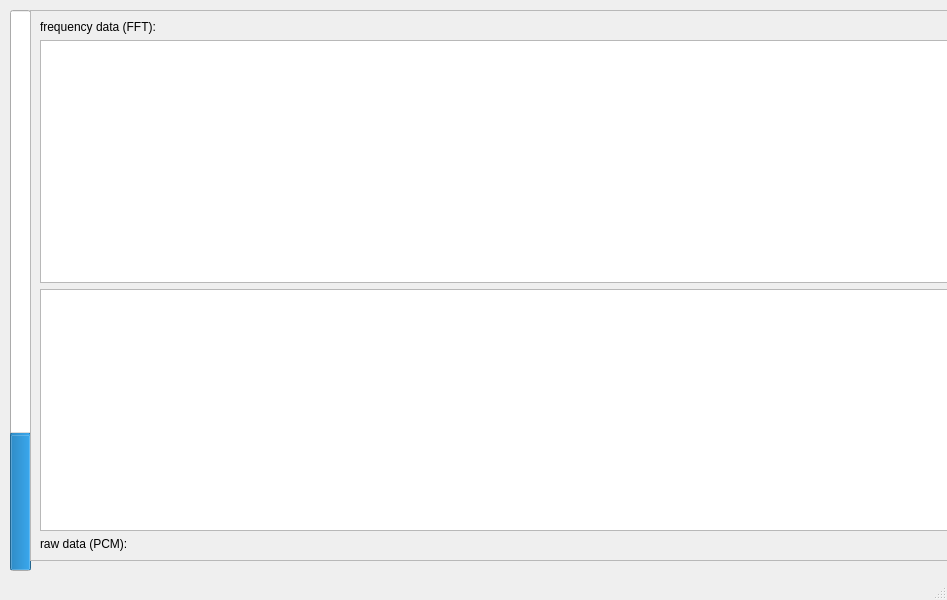
<?xml version="1.0" encoding="UTF-8"?>
<ui version="4.0">
 <class>MainWindow</class>
 <widget class="QMainWindow" name="MainWindow">
  <property name="geometry">
   <rect>
    <x>0</x>
    <y>0</y>
    <width>947</width>
    <height>600</height>
   </rect>
  </property>
  <property name="windowTitle">
   <string>MainWindow</string>
  </property>
  <widget class="QWidget" name="centralwidget">
   <widget class="QProgressBar" name="progressBar">
    <property name="enabled">
     <bool>true</bool>
    </property>
    <property name="geometry">
     <rect>
      <x>10</x>
      <y>10</y>
      <width>21</width>
      <height>561</height>
     </rect>
    </property>
    <property name="sizePolicy">
     <sizepolicy hsizetype="Fixed" vsizetype="Expanding">
      <horstretch>0</horstretch>
      <verstretch>0</verstretch>
     </sizepolicy>
    </property>
    <property name="toolTip">
     <string/>
    </property>
    <property name="layoutDirection">
     <enum>Qt::LeftToRight</enum>
    </property>
    <property name="autoFillBackground">
     <bool>false</bool>
    </property>
    <property name="value">
     <number>24</number>
    </property>
    <property name="orientation">
     <enum>Qt::Vertical</enum>
    </property>
   </widget>
   <widget class="QFrame" name="frame">
    <property name="geometry">
     <rect>
      <x>30</x>
      <y>10</y>
      <width>931</width>
      <height>551</height>
     </rect>
    </property>
    <property name="frameShape">
     <enum>QFrame::StyledPanel</enum>
    </property>
    <property name="frameShadow">
     <enum>QFrame::Raised</enum>
    </property>
    <layout class="QVBoxLayout" name="verticalLayout">
     <item>
      <widget class="QLabel" name="label">
       <property name="text">
        <string>frequency data (FFT):</string>
       </property>
      </widget>
     </item>
     <item>
      <widget class="PlotWidget" name="grFFT"/>
     </item>
     <item>
      <widget class="PlotWidget" name="grPCM"/>
     </item>
     <item>
      <widget class="QLabel" name="label_2">
       <property name="text">
        <string>raw data (PCM):</string>
       </property>
      </widget>
     </item>
    </layout>
   </widget>
  </widget>
  <widget class="QMenuBar" name="menubar">
   <property name="geometry">
    <rect>
     <x>0</x>
     <y>0</y>
     <width>947</width>
     <height>23</height>
    </rect>
   </property>
  </widget>
  <widget class="QStatusBar" name="statusbar"/>
 </widget>
 <customwidgets>
  <customwidget>
   <class>PlotWidget</class>
   <extends>QGraphicsView</extends>
   <header>pyqtgraph</header>
  </customwidget>
 </customwidgets>
 <resources/>
 <connections/>
</ui>
